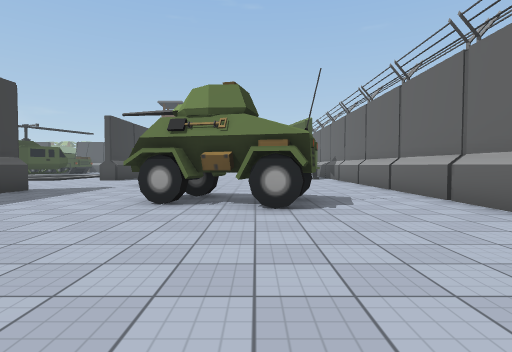
View 1 (above)

24 first-person views from a walk through a Unity game level. The camera is 1.3 m above the floor, tilts 2° down and sees 80° across. The floor is counted in squares, 2 m on a side. Each view is taken from the middle of a square. On the plan, view 1 faces up. The plan holds only what a view shows up to about 10 squares ahead; the rest is blank. The place goes on beyond the plan. Some animated figures are left out. Some surface patterns are stand-ins.

View 2
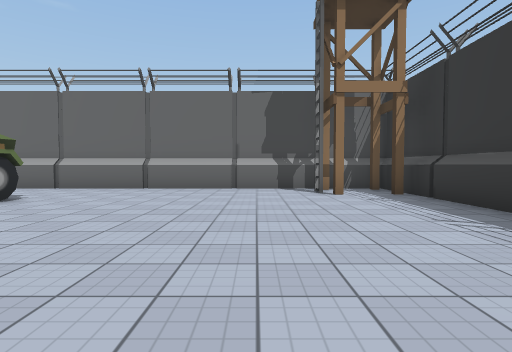

View 3
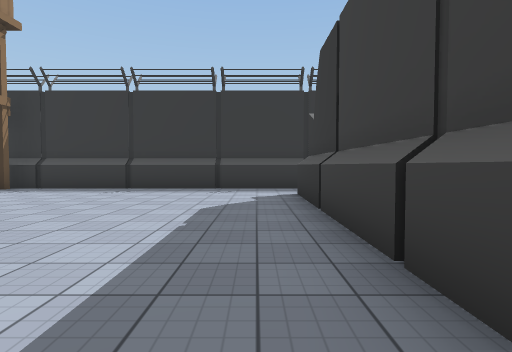

View 4
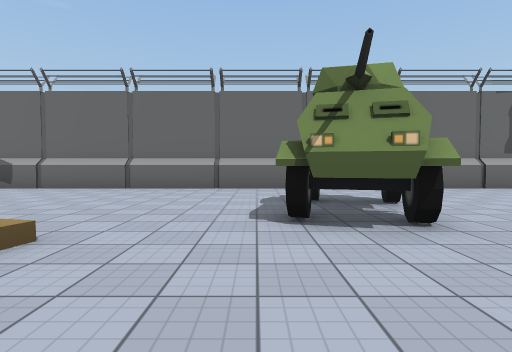

View 5
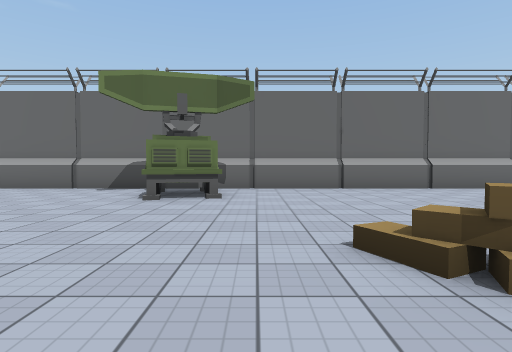

View 6
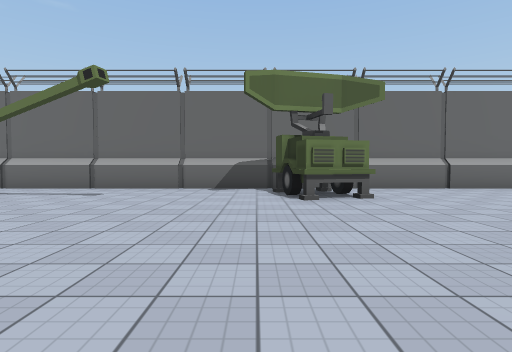

View 7
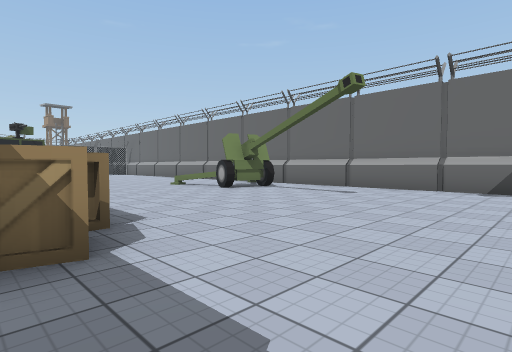

View 8
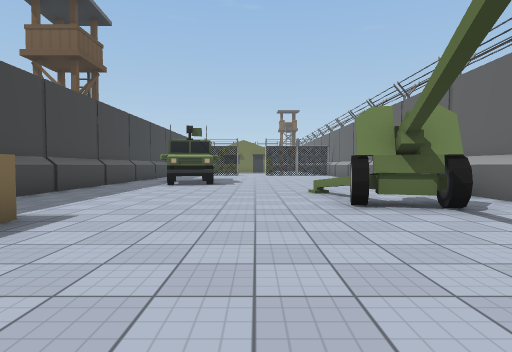

View 9
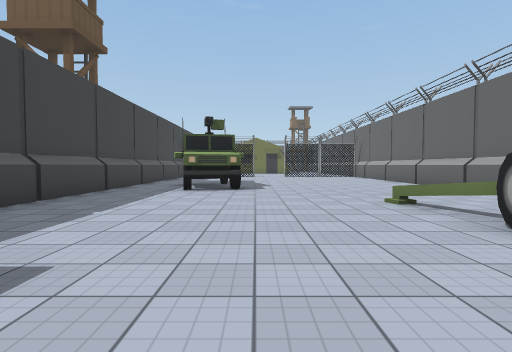

View 10
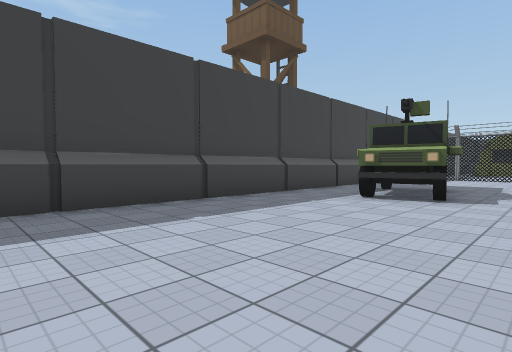

View 11
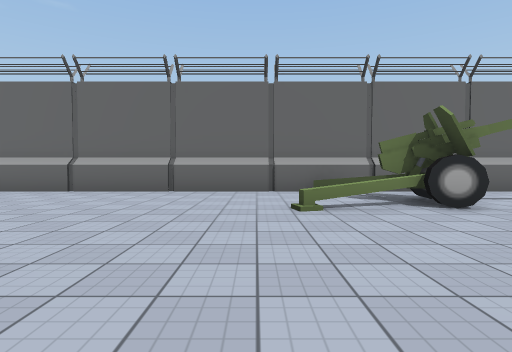

View 12
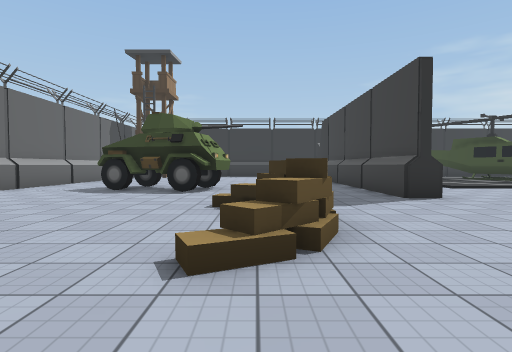

View 13
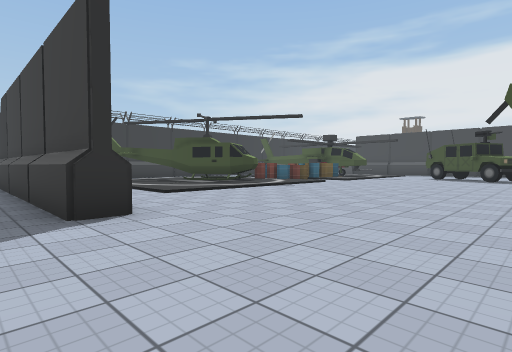

View 14
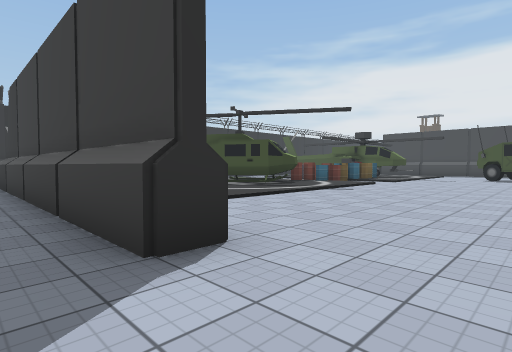

View 15
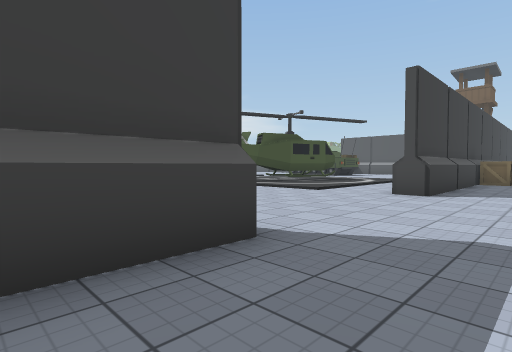

View 16
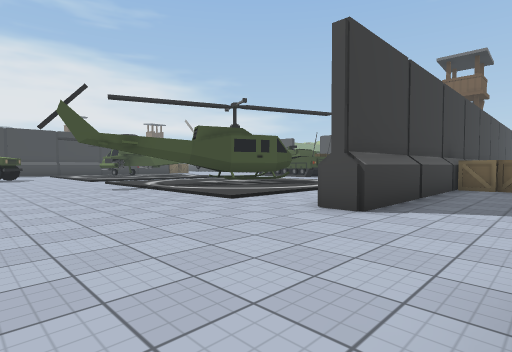

View 17
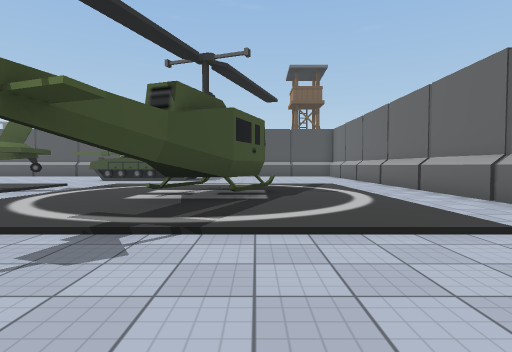

View 18
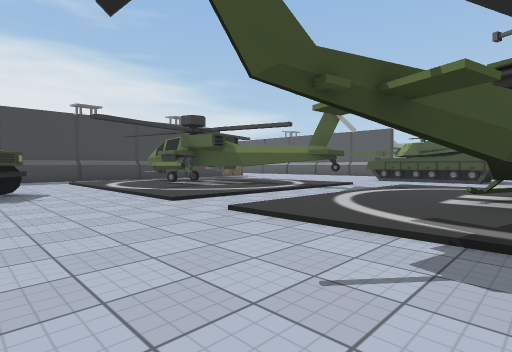

View 19
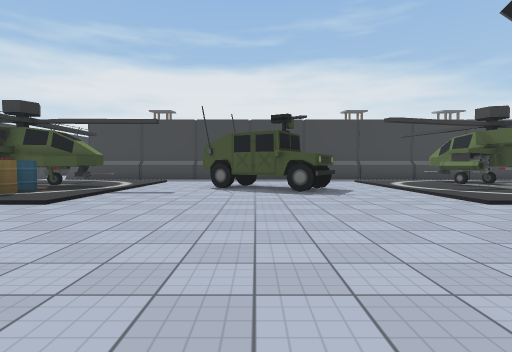

View 20
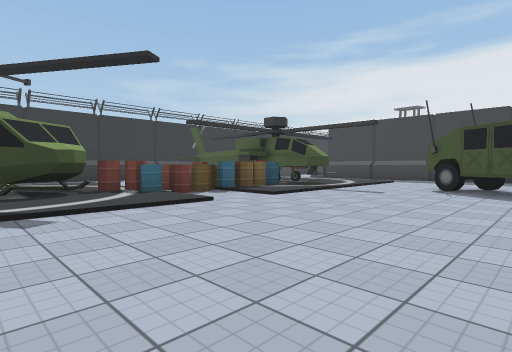

View 21
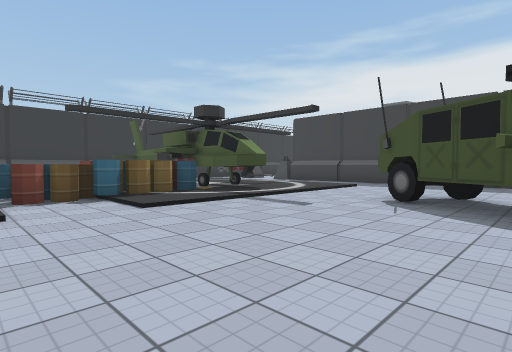

View 22
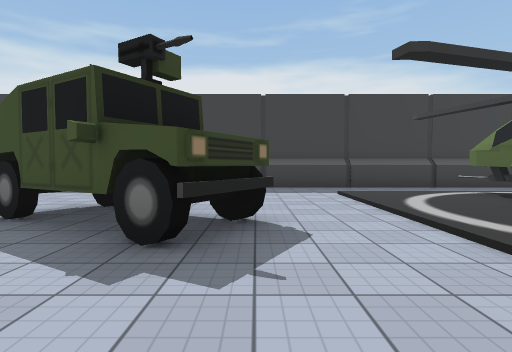

View 23
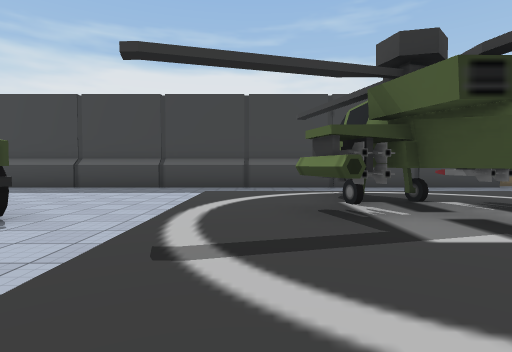

View 24
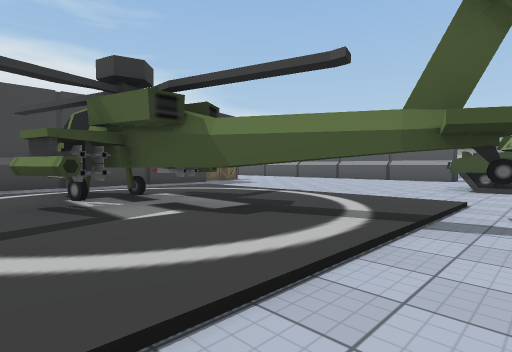

### Floor plan
Key: @ floor where view 1 was taken; # wall or solid block; . main floor; : floor 0.25 m higher than the main floor; / step, stairs or slope; = window, fence, low wall or low ledge; W wheel; T tower; C crate; H thing the floor can be seen under or through; B barrel; A cannon; O other object.
Columns run from 27 left of view 1 to 4 right of it. Each row starts with its distance up from view 1.
 30                      #.O ......#
 29                      #.OO......#
 28                      #.OO......#
 27                      #.........#
 26                      #.........#
 25                      #......=..#
 24        ..            #......=#=#
 23       ...##          #......WW.#
 22 O.   ......          #.......W.#
 21  #. ....... ..       # O.......#
 20  #............     ..# O.......#
 19  #./::::::/.:::::::..CCC.......#
 18  #./::::::/.:::  ::..#.........#
 17  #./:HHHHHH.:::##::..#.........#
 16  #./HHHH::/.:::##::..#.........#
 15  #.A::HH::/.:::#:::..#......OO.#
 14  #./::::::/.::#::::..#......OOO#
 13  #.////////.///////............#
 12  #....................../......#
 11  #....W#...............O/......#
 10  #....#W...............//......#
  9  #...W##.......................#
  8  #...#W..............#.........#
  7  #...................#.........#
  6   ...................#...#W#W..#
  5    /::O:::/.:::::::. #...W#W#..#
  4     ::##BBB.:::::::. #.........#
  3      ###OOBBB##::::  #.........#
  2       ### O ::       #.........#
  1             :        #.........#
  0             ::       #.....@...#
 -1             ::       #.........#
 -2                      ........TT#
 -3                      ........TT#
 -4                      ###########

Positions as (right, up) in squares from view 1, and headings:
1: (0, 0), facing up
2: (-5, 0), facing right
3: (-5, 5), facing down
4: (-5, 7), facing right
5: (-5, 13), facing right
6: (-5, 16), facing right
7: (-5, 16), facing up-right
8: (-1, 18), facing up
9: (-2, 20), facing up
10: (-1, 22), facing up-left
11: (-4, 26), facing right
12: (-3, 14), facing down
13: (-5, 12), facing down-left
14: (-5, 10), facing down-left
15: (-4, 6), facing up-left
16: (-4, 9), facing up-left
17: (-11, 10), facing up
18: (-12, 10), facing up-left
19: (-12, 9), facing left
20: (-12, 10), facing down-left
21: (-15, 10), facing down-left
22: (-17, 11), facing left
23: (-17, 14), facing left
24: (-16, 14), facing up-left
